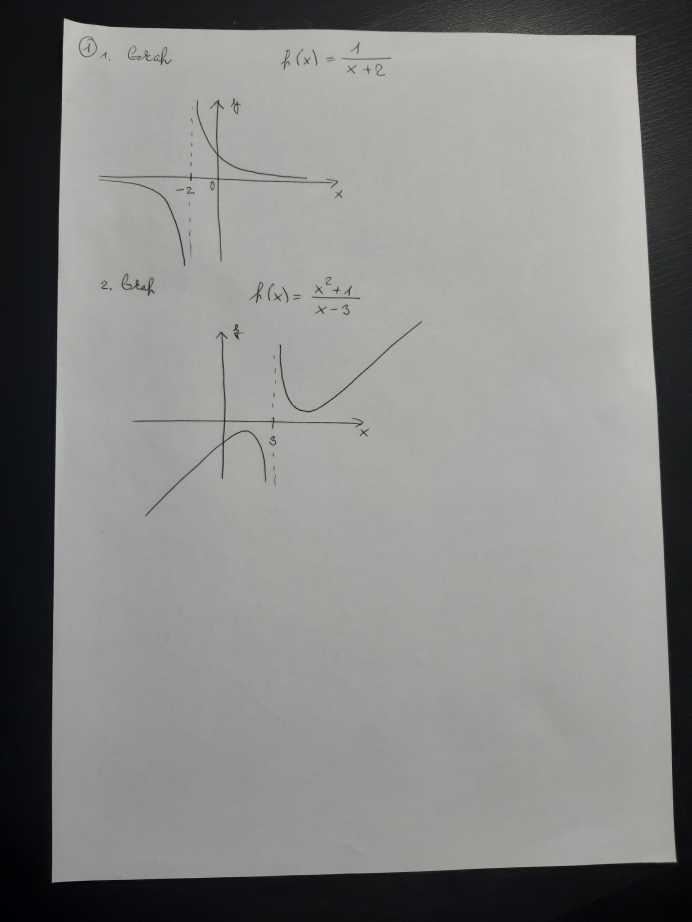
#> input picture data/1.jpg, 3456 x 4608 px (shown at 1/5 size)
$ python -i scanner.py   (imports and definitions only)
#> lines starting #> are read from the running program, lines starting #| are printed output that depends on the picture; after the words box and inside, x2 and y2 are one past the last pixel; in counts of white or black regions, pixels touching at a corner belong together
import os.path
import sys
import cv2
import argparse
import fpdf
import numpy as np
import tempfile


# [11 lines left out: function parse_arguments, not called in this run]


def convert_to_grayscale_img(img):
    return cv2.cvtColor(img, cv2.COLOR_BGR2GRAY)


def compute_resize_ratio(img, target, target_dimension="height"):
    shape = img.shape
    dimension = 0
    if target_dimension == "height":
        dimension = shape[0]
    elif target_dimension == "width":
        dimension = shape[1]
    return dimension / target


def resize_img(img, scale, interpolation=cv2.INTER_AREA):
    return cv2.resize(img, (0, 0), fx=scale, fy=scale, interpolation=interpolation)


def blur_img(img, size=(5, 5), sigma=1):
    return cv2.GaussianBlur(img, size, sigma)


def detect_edges(img, threshold1=50, threshold2=200):
    return cv2.Canny(img, threshold1, threshold2)


def detect_document(img):
    contours, hierarchy = cv2.findContours(img, cv2.RETR_LIST, cv2.CHAIN_APPROX_SIMPLE)
    contours = sorted(contours, key=cv2.contourArea, reverse=True)
    document_contour = None
    document_approximation = None
    for contour in contours:
        perimeter = cv2.arcLength(contour, True)
        approximation = cv2.approxPolyDP(contour, 0.01 * perimeter, True)

        if len(approximation) == 4:
            document_approximation = approximation
            document_contour = contour
            break

    return document_approximation, document_contour


def transform_to_birds_eye(img, document_approximation):
    corner_points = document_approximation.reshape(4, 2).astype("float32")
    corner_points = sorted(corner_points, key=lambda x: x[0])
    left = sorted(corner_points[:2], key=lambda x: x[1])
    right = sorted(corner_points[2:], key=lambda x: x[1], reverse=True)
    corner_points = np.asarray(left + right)
    tl, bl, br, tr = corner_points
    width = int(max(np.linalg.norm(tl - tr), np.linalg.norm(bl - br)))
    height = int(max(np.linalg.norm(tl - bl), np.linalg.norm(tr - br)))
    target_points = np.array(
        [
            [0, 0],
            [0, height],
            [width, height],
            [width, 0]
        ], dtype="float32"
    )
    transformation_matrix = cv2.getPerspectiveTransform(corner_points, target_points)

    return cv2.warpPerspective(img, transformation_matrix, (width, height))


def correct_img(img):
    grayscale = convert_to_grayscale_img(img)
    ratio = compute_resize_ratio(grayscale, 500, "height")
    grayscale = resize_img(grayscale, 1 / ratio)
    grayscale = blur_img(grayscale)
    edges = detect_edges(grayscale)
    document_approximation, document_contour = detect_document(edges)
    if document_approximation is None:
        return None
    # TODO: use non-linear transformation for document correction
    # leaving the detailed contour so that maybe I can apply non-linear transformation to correct the resulting image
    # https://mathematica.stackexchange.com/questions/5676/how-to-peel-the-labels-from-marmalade-jars-using-mathematica
    # https://dsp.stackexchange.com/questions/2406/how-to-flatten-the-image-of-a-label-on-a-food-jar
    img = transform_to_birds_eye(img, document_approximation * ratio)

    return img


# [17 lines left out: functions scannify, show_img, not called in this run]


def validate_filename(filename, extension):
    return filename.split(".")[1] == extension


def error(msg):
    print("Error:", msg, "Aborting process.", file=sys.stderr)
    sys.exit(1)


# [66 lines left out: functions view, pdf, image, main, not called in this run]


# [2 lines not run here, left out]

>>> import cv2
>>> picture = cv2.imread('data/1.jpg')
#> picture is the input picture: shape (4608, 3456, 3); mean B, G, R 134.9, 136.2, 136.5
>>> result = correct_img(picture)
#> in correct_img, `ratio = compute_resize_ratio(grayscale, 500, "height")`: ratio = 9.22
#> in resize_img, `return cv2.resize(img, (0, 0), fx=scale, fy=scale, interpolation=inter..`:
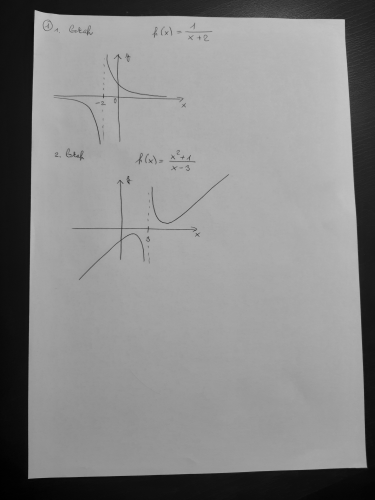
#> returned value: shape (500, 375); min 0, max 197, mean 136.1
#> in detect_edges, `return cv2.Canny(img, threshold1, threshold2)`:
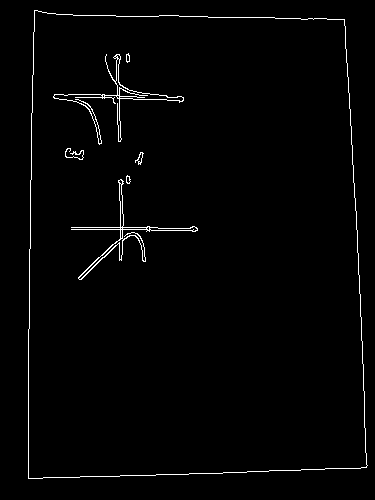
#> returned value: shape (500, 375); 1.6% white in thin lines or dots, all inside (x1, y1, x2, y2) = (28, 10, 368, 479)
#> in detect_document, `contours, hierarchy = cv2.findContours(img, cv2.RETR_LIST, cv2.CHAIN_A..`: contours = 26 contours, 13 with area under 20; largest, box (x1, y1, x2, y2) and area: (28, 10, 368, 479) 149086, (28, 10, 368, 479) 149084, (71, 179, 198, 280) 591, (53, 54, 184, 145) 551, (115, 58, 184, 102) 457
#> the loop in detect_document, `for contour in contours:` made 1 pass
#> (perimeter, document_approximation) on pass 1: (1587.2, [[34, 10], [28, 478], [366, 467], [344, 19]])
#> in correct_img, `document_approximation, document_contour = detect_document(edges)`: document_approximation = [[34, 10], [28, 478], [366, 467], [344, 19]]; document_contour = contour of 114 points, box (x1, y1, x2, y2) (28, 10, 368, 479), area 149086
#> in transform_to_birds_eye, `corner_points = document_approximation.reshape(4, 2).astype("float32")`: corner_points = [[313.3, 92.16], [258, 4405.2], [3373.1, 4303.9], [3170.3, 175.1]]
#> in transform_to_birds_eye, `corner_points = sorted(corner_points, key=lambda x: x[0])`: corner_points = [[258, 4405.2], [313.3, 92.16], [3170.3, 175.1], [3373.1, 4303.9]]
#> in transform_to_birds_eye, `left = sorted(corner_points[:2], key=lambda x: x[1])`: left = [[313.3, 92.16], [258, 4405.2]]
#> in transform_to_birds_eye, `right = sorted(corner_points[2:], key=lambda x: x[1], reverse=True)`: right = [[3373.1, 4303.9], [3170.3, 175.1]]
#> in transform_to_birds_eye, `corner_points = np.asarray(left + right)`: corner_points = [[313.3, 92.16], [258, 4405.2], [3373.1, 4303.9], [3170.3, 175.1]]
#> in transform_to_birds_eye, `tl, bl, br, tr = corner_points`: tl = [313.3, 92.16]; bl = [258, 4405.2]; br = [3373.1, 4303.9]; tr = [3170.3, 175.1]
#> in transform_to_birds_eye, `width = int(max(np.linalg.norm(tl - tr), np.linalg.norm(bl - br)))`: width = 3116
#> in transform_to_birds_eye, `height = int(max(np.linalg.norm(tl - bl), np.linalg.norm(tr - br)))`: height = 4313
#> in transform_to_birds_eye, `target_points = np.array( [ [0, 0], [0, height], [width, height], [wid..`: target_points = [[0, 0], [0, 4313], [3116, 4313], [3116, 0]]
#> in transform_to_birds_eye, `transformation_matrix = cv2.getPerspectiveTransform(corner_points, tar..`: transformation_matrix = [[1.04, 0.0134, -328], [-0.0317, 1.09, -90.56], [-1.49e-05, 2.15e-05, 1]]
#> in transform_to_birds_eye, `return cv2.warpPerspective(img, transformation_matrix, (width, height))`:
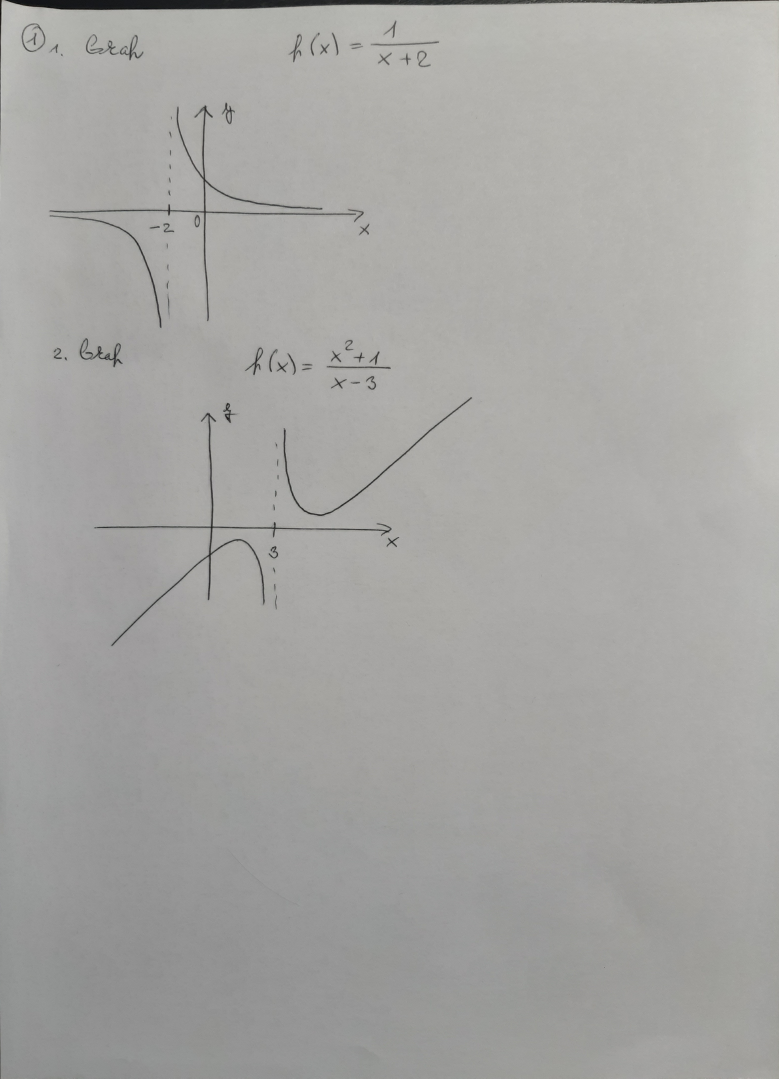
#> returned value: shape (4313, 3116, 3) (shown at 1/4 size); mean of channels 0, 1, 2 163.1, 165.3, 165.9; drawn as B, G, R
